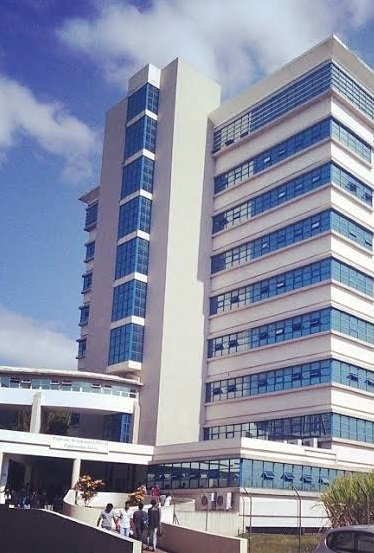
#> input picture Lab6/assets/TowerRight.jpg, 374 x 553 px
$ jupyter execute SIFTImage_Match.ipynb
#> lines starting #> are read from the running program, lines starting #| are printed output that depends on the picture
[cell 1]
import cv2
import numpy as np

# ============================================================
# STEP 1: Load the Right Image
# ============================================================

img = cv2.imread('assets/TowerRight.jpg')
#> img is the input picture: shape (553, 374, 3); mean B, G, R 163.5, 142.6, 136.7

# Check if image was loaded successfully
if img is None:
    print("Error: Could not load the first image.")
    exit()

# Convert the image to grayscale
gray = cv2.cvtColor(img, cv2.COLOR_BGR2GRAY)
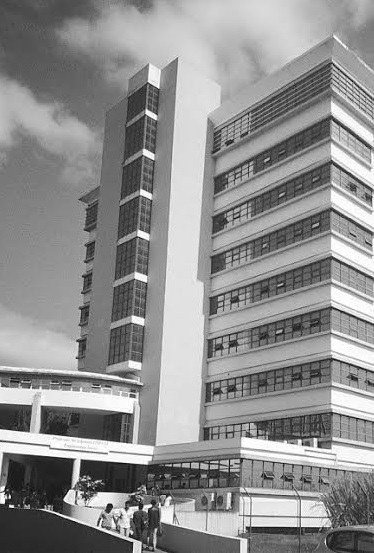
#> gray: shape (553, 374); min 1, max 255, mean 143.2


# ============================================================
# STEP 2: Create SIFT Object
# ============================================================

sift = cv2.SIFT_create()


# ============================================================
# STEP 3: Detect Keypoints and Compute Descriptors
# ============================================================

keypoints, descriptors = sift.detectAndCompute(gray, None)
#> keypoints = 1566 keypoints; strongest (x, y, size): (11, 506, 2.7), (109, 507, 4.9), (57, 514, 1.9), (150, 506, 2.1)


# ============================================================
# STEP 4: Draw SIFT Keypoints
# ============================================================

img_with_keypoints = cv2.drawKeypoints(
    img,
    keypoints,
    None,
    flags=cv2.DRAW_MATCHES_FLAGS_DRAW_RICH_KEYPOINTS
)
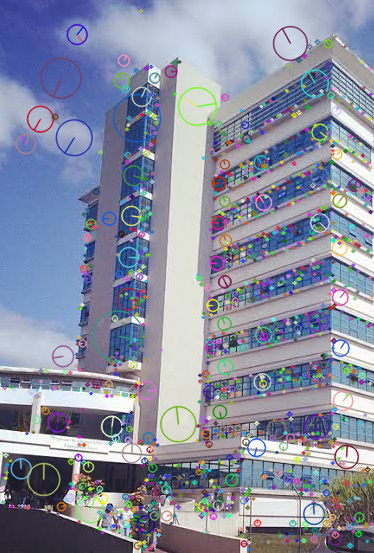
#> img_with_keypoints: shape (553, 374, 3); mean B, G, R 161.5, 142.6, 137.3

# Display the image with keypoints
cv2.imshow('SIFT Keypoints', img_with_keypoints)
cv2.waitKey(0)
cv2.destroyAllWindows()


# ============================================================
# STEP 5: Print Keypoint and Descriptor Information
# ============================================================

print("Number of keypoints detected:", len(keypoints))
#| Number of keypoints detected: 1566

if descriptors is not None:
    print("Shape of descriptors:", descriptors.shape)
#| Shape of descriptors: (1566, 128)
else:
    print("No descriptors were detected.")


# ============================================================
# STEP 6: Load the Second Image
# ============================================================

img2 = cv2.imread('assets/TowerLeft.jpg')
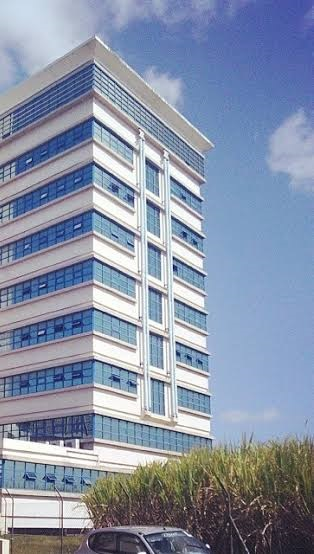
#> input picture Lab6/assets/TowerLeft.jpg, 314 x 554 px
#> img2 is the input picture: shape (554, 314, 3); mean B, G, R 167.3, 146, 135

# Check if second image was loaded successfully
if img2 is None:
    print("Error: Could not load the second image.")
    exit()

# Convert second image to grayscale
gray2 = cv2.cvtColor(img2, cv2.COLOR_BGR2GRAY)
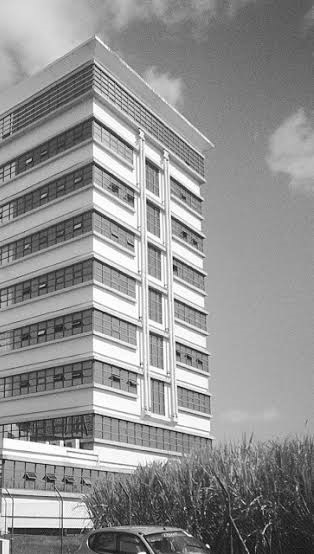
#> gray2: shape (554, 314); min 2, max 255, mean 145.2


# ============================================================
# STEP 7: Detect SIFT Keypoints and Descriptors in Image 2
# ============================================================

keypoints2, descriptors2 = sift.detectAndCompute(gray2, None)
#> keypoints2 = 1320 keypoints; strongest (x, y, size): (208, 546, 2.2), (174, 258, 1.9), (190, 535, 1.9), (175, 300, 2)

print("Number of keypoints detected in second image:", len(keypoints2))
#| Number of keypoints detected in second image: 1320


# ============================================================
# STEP 8: Create Brute-Force Matcher
# ============================================================

bf = cv2.BFMatcher()

# Find the two best matches for each descriptor
matches = bf.knnMatch(descriptors, descriptors2, k=2)
#> matches = 1566 matches


# ============================================================
# STEP 9: Apply Lowe's Ratio Test
# ============================================================

good_matches = []

for m, n in matches:
    if m.distance < 0.75 * n.distance:
        good_matches.append([m])
#> after the loop, good_matches = 619 matches


# Print number of good matches
print("Number of good matches:", len(good_matches))
#| Number of good matches: 619


# ============================================================
# STEP 10: Draw Good Matches
# ============================================================

img_matches = cv2.drawMatchesKnn(
    img,
    keypoints,
    img2,
    keypoints2,
    good_matches,
    None,
    flags=cv2.DrawMatchesFlags_NOT_DRAW_SINGLE_POINTS
)
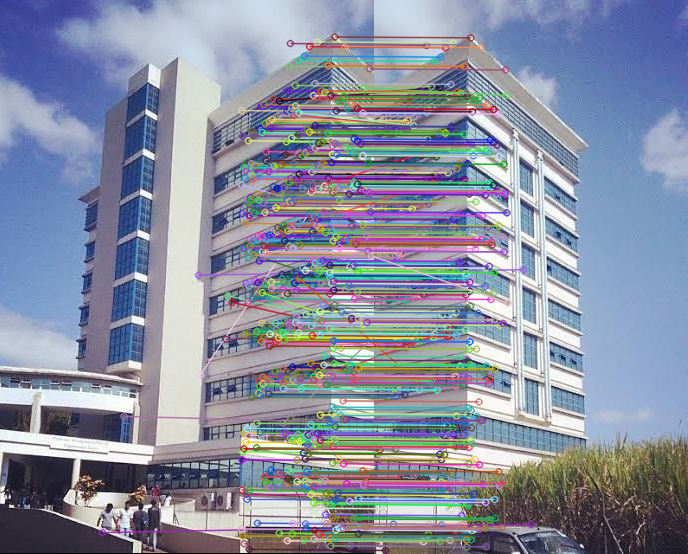
#> img_matches: shape (554, 688, 3); mean B, G, R 160.7, 142.6, 136.2

# Display matches
cv2.imshow("SIFT Good Matches", img_matches)
cv2.waitKey(0)
cv2.destroyAllWindows()
